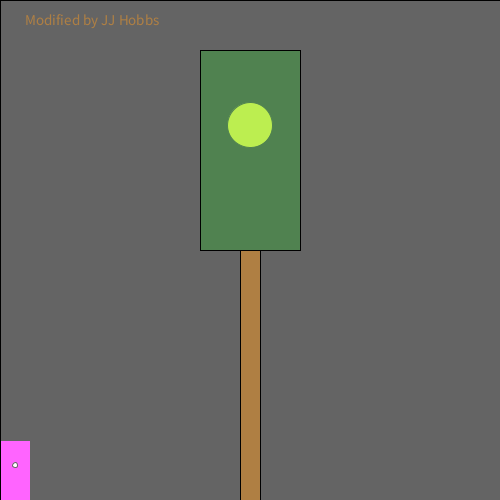
Frame 1 (no input)
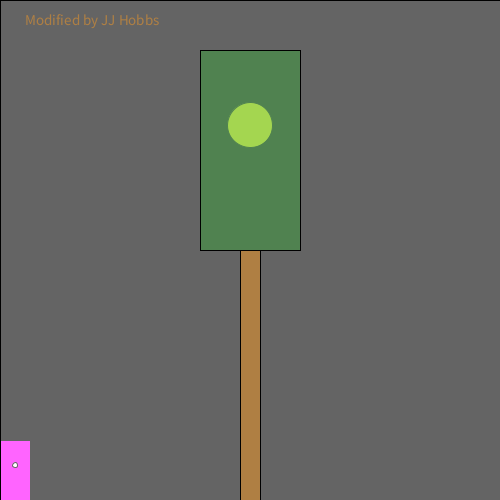
Frame 60 (the mouse pressed at the canvas centre just before this capture)
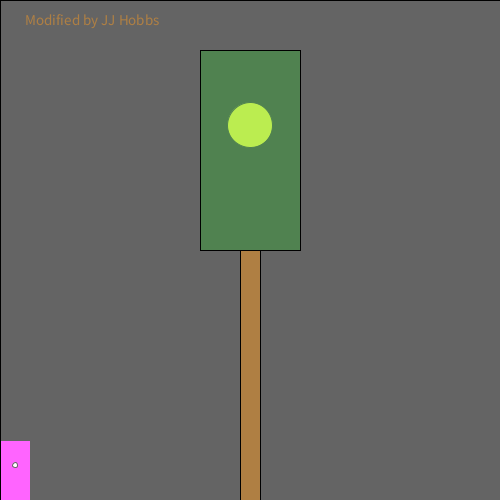
Frame 120 (the mouse held since frame 60 and released just before this capture)

The Processing sketch that drew these frames (run headless with seeded random() and noise(); from frame 60 on, the mouse is pressed at the canvas centre):

// Processing sketch: processing_160191
// ── processing_160191.pde

/*
  Norm Krumpe
  September 22, 2012
  Models a light that is triggered by motion (in this case, motion
  of the mouse).  The light also has a timer.  So, motion turns on the
  light, but a certain amount of time passing with no motion will
  cause the light to turn off again.
*/

// How close you need to get to the
// light sensor in order to turn on
// the light.  Higher values make it
// easier to trigger the light.  Distance
// is measured in pixels.
final int TRIGGER_DISTANCE = 100;

// The location of the sensor:
final int SWITCH_CENTER_X = 15;
final int SWITCH_CENTER_Y = 465;

// seconds until light shuts off automatically when there is no motion
final float SECONDS_UNTIL_AUTO_SHUTOFF = 10; 

// Light will initially be on because of this next value.
// Want the light off initially?  
// Set this to something less than SECONDS_UNTIL_AUTO_SHUTOFF
float timeOfLastTrigger = 0; 
boolean revealTriggerRegion = false;

// Just choose a window size
void setup() {
  size(500, 500);
}

// Each time the mouse moves, check to see
// if it triggered the motion sensor
void mouseMoved() {
  if (motionSensorWasTriggered()) {
    timeOfLastTrigger = millis()/1000.0;
  }
}

// When a key is pressed, toggle the "cheat" that
// reveals the motion sensor's trigger region.
void keyPressed() {
  revealTriggerRegion = !revealTriggerRegion;
}

// Draw the various parts of the scene
void draw() {
  background(0);

  drawLightSwitch();
  drawLamp();  
  drawTriggerRegion();
  
  textSize(15);
  text("Modified by JJ Hobbs", 25, 25);
}

// Draws all components of the lamp
void drawLamp() {
  drawLight();
  fill(0, 255, 0, 50);
  rect(200, 50, 100, 200);
  fill(175, 127, 67);
  rect(240, 250, 20, 250);
}

// How the light gets drawn depends on whether
// the lightbulb is lit.
void drawLight() {

  if (secondsSinceLastTrigger() < SECONDS_UNTIL_AUTO_SHUTOFF) {
    // If the light is on:
    int strength = (int)random(156, 256);
    fill(strength, strength, 0);
    ellipse(250, 125, 45, 45);
    fill(255, 100);
    rect(0, 0, width, height);
  }

  else {
    // Light is off:
    fill(10, 10, 0);
    ellipse(250, 125, 45, 45);
  }
}

// Draw the light switch/sensor
void drawLightSwitch() {
  fill(255, 0, 255);
  rect(SWITCH_CENTER_X - 15, SWITCH_CENTER_Y - 25, 30, 60);
  fill(255);
  ellipse(SWITCH_CENTER_X, SWITCH_CENTER_Y, 5, 5);
}

// Return true if the mouse triggered the sensor
boolean motionSensorWasTriggered() {
  return distanceFromLightSwitch() < TRIGGER_DISTANCE;
}

// Compute the distance between the mouse and the sensor
float distanceFromLightSwitch() {  
  return dist(mouseX, mouseY, SWITCH_CENTER_X, SWITCH_CENTER_Y);
}

// Determine how long it has been since the motion sensor
// was last turned on.
float secondsSinceLastTrigger() {
  return millis()/1000.0 - timeOfLastTrigger;
}

// Show a "cheat" region so that you know where the mouse
// needs to go in order to trigger the light sensor
void drawTriggerRegion() {
  if (revealTriggerRegion) {
    fill(255, 25);
    ellipse(SWITCH_CENTER_X, SWITCH_CENTER_Y, 
    TRIGGER_DISTANCE * 2, TRIGGER_DISTANCE * 2);
  }
}
